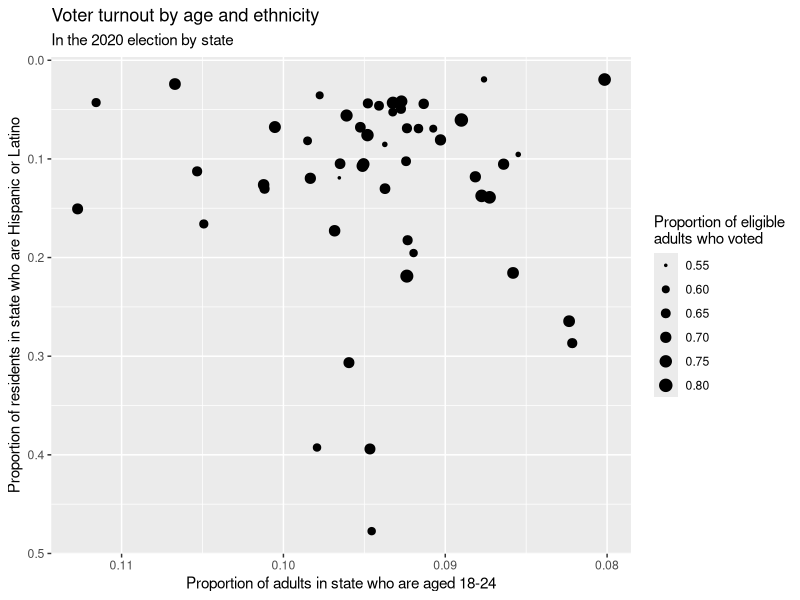
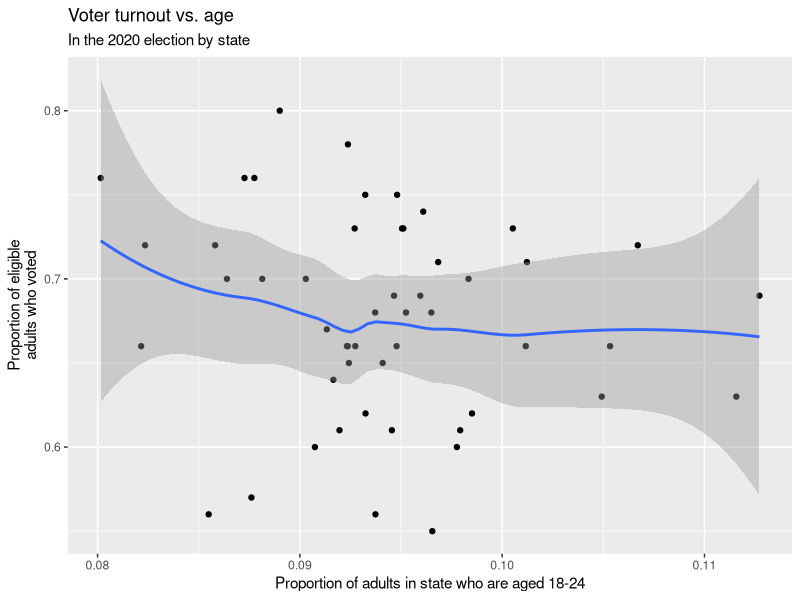
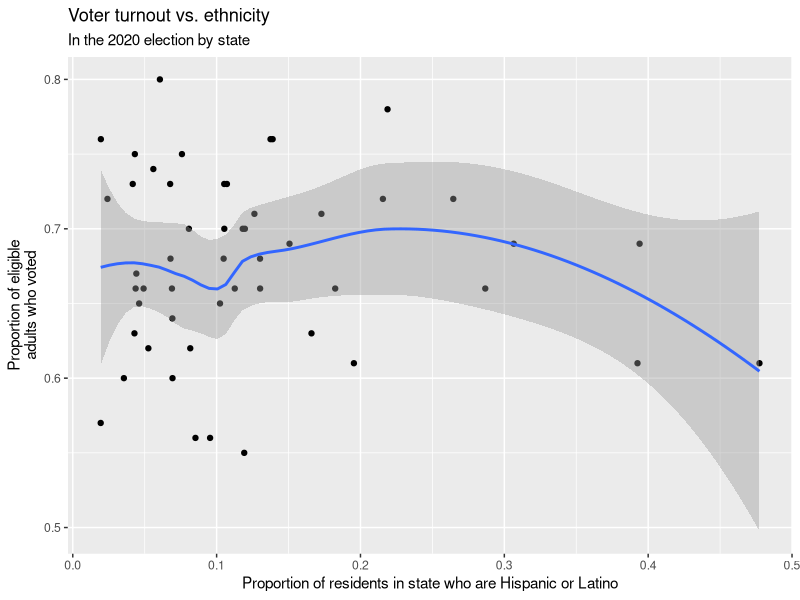

These charts were generated, in order, by the following R code:
library(tidyverse)

setwd("C:/Users/baile/Desktop/asi/turnout")

age <- read_csv("age.csv") # https://data.census.gov/table/ACSST5Y2020.S0101?q=age%20by%20state&moe=false&tp=true
race <- read_csv("race.csv") # https://data.census.gov/table/DECENNIALCD1182020.P9?q=race%20by%20state&tp=false
turnout <- read_csv("turnout.csv") # https://docs.google.com/spreadsheets/d/1h_2pR1pq8s_I5buZ5agXS9q1vLziECztN2uWeR6Czo0/edit#gid=2030096602

age$label[3 + 13 * (0:51)] <- age$label[1 + 13 * (0:51)]
age <- age[3 + 13 * (0:51), ]
age$young <- as.integer(str_remove_all(age$young, ","))
age$total <- as.integer(str_remove_all(age$total, ","))
age$prop_young <- age$young / age$total

race$state[2 * (1:52)] <- race$state[2 * (1:52) - 1]
race <- race[2 * (1:52), ]
race$prop_hisp <- race$hisp / race$total

demo <- tibble(
  state = race$state,
  prop_young = age$prop_young,
  prop_hisp = race$prop_hisp,
)
demo <- filter(demo, state != "Puerto Rico")
demo <- inner_join(demo, turnout, by = "state")

summary(lm(turnout ~ prop_young + prop_hisp, data = demo))

ggplot(demo) +
  geom_point(
    aes(
      x = prop_young,
      y = prop_hisp,
      size = turnout
    ),
    pch = 20
  ) +
  scale_x_reverse() +
  scale_y_reverse() +
  labs(
    title = "Voter turnout by age and ethnicity",
    subtitle = "In the 2020 election by state",
    x = "Proportion of adults in state who are aged 18-24",
    y = "Proportion of residents in state who are Hispanic or Latino",
    size = "Proportion of eligible\nadults who voted"
  )

ggplot(demo, aes(x = prop_young, y = turnout)) +
  geom_point() +
  geom_smooth() +
  labs(
    title = "Voter turnout vs. age",
    subtitle = "In the 2020 election by state",
    x = "Proportion of adults in state who are aged 18-24",
    y = "Proportion of eligible\nadults who voted"
  )

ggplot(demo, aes(x = prop_hisp, y = turnout)) +
  geom_point() +
  geom_smooth() +
  labs(
    title = "Voter turnout vs. ethnicity",
    subtitle = "In the 2020 election by state",
    x = "Proportion of residents in state who are Hispanic or Latino",
    y = "Proportion of eligible\nadults who voted"
  )
